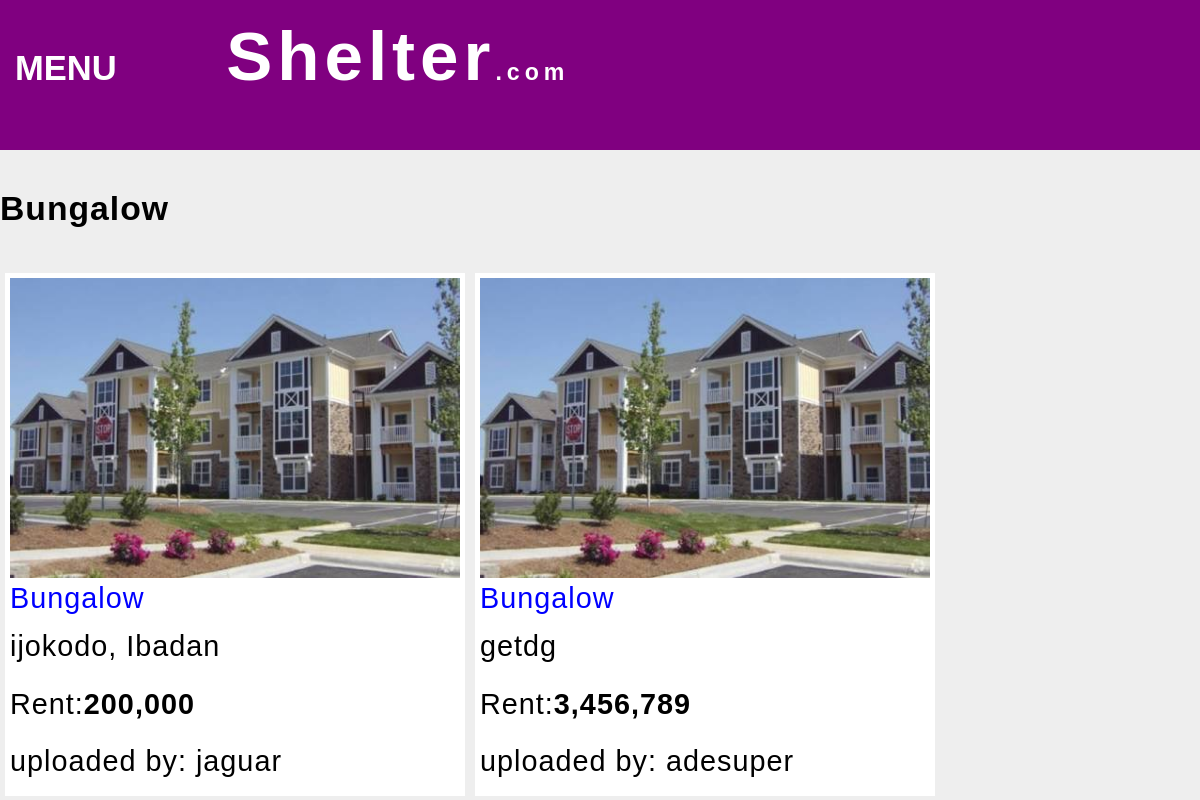
The page /categories/index.php?c=Bungalow on the database as committed earlier.
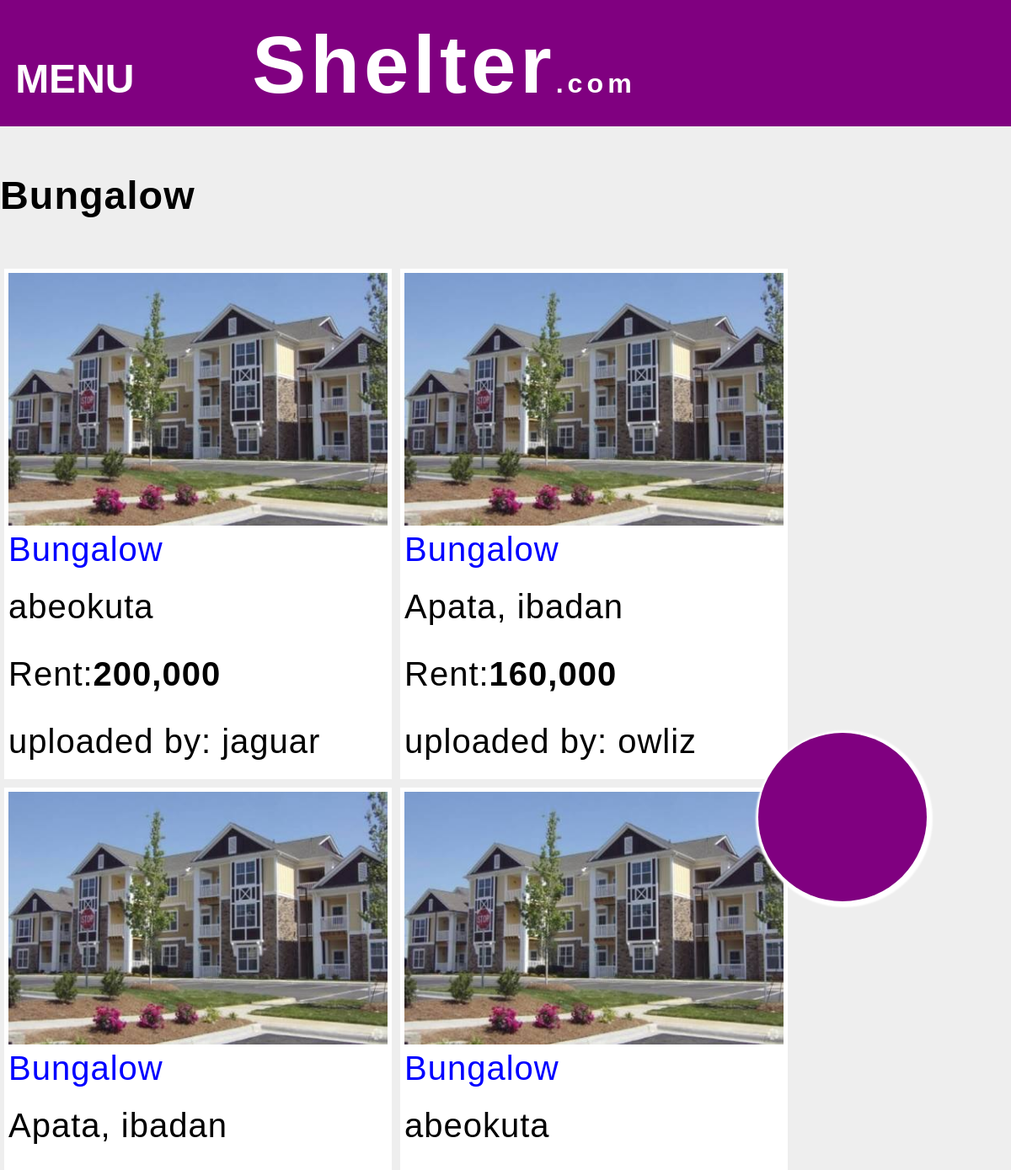
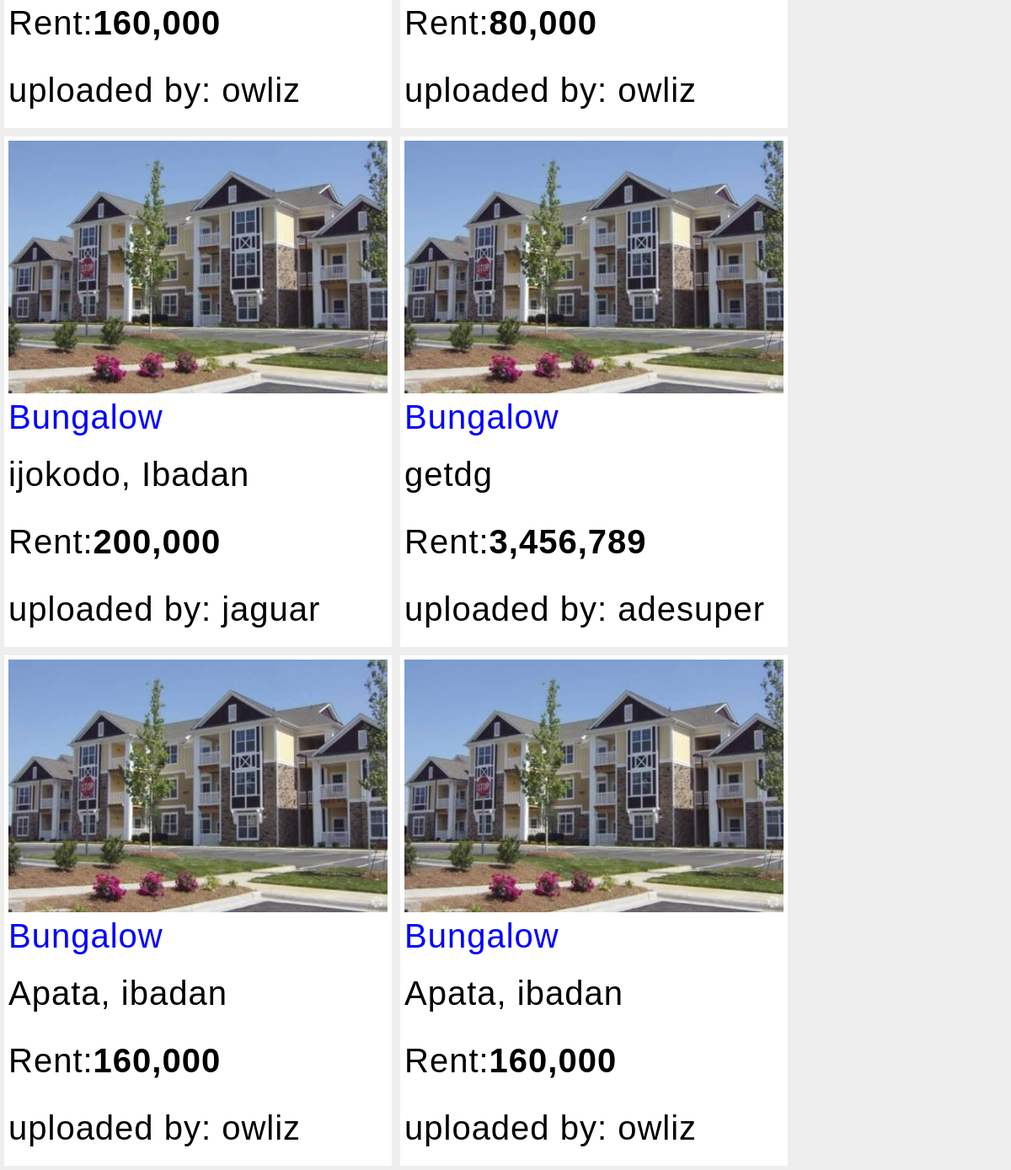
The same page on the database as committed later (2 pictures, top to bottom).
### tables this page shows
CREATE TABLE `properties` (
  `property_ID` char(20) NOT NULL,
  `directory` varchar(200) NOT NULL,
  `type` char(20) NOT NULL,
  `location` varchar(100) NOT NULL,
  `rent` mediumint(10) NOT NULL,
  `min_payment` char(20) NOT NULL,
  `bath` tinyint(2) NOT NULL,
  `toilet` tinyint(2) NOT NULL,
  `pumping_machine` char(5) NOT NULL,
  `borehole` char(5) NOT NULL,
  `well` char(5) NOT NULL,
  `tiles` char(5) NOT NULL,
  `parking_space` char(5) NOT NULL,
  `electricity` tinyint(3) NOT NULL,
  `road` tinyint(3) NOT NULL,
  `socialization` tinyint(3) NOT NULL,
  `security` tinyint(3) NOT NULL,
  `description` varchar(250) NOT NULL,
  `uploadby` char(20) NOT NULL,
  `date_uploaded` datetime NOT NULL,
  `timestamp` int(20) NOT NULL,
  `views` int(10) NOT NULL
);

### require/connexion.php (called while the page is built, shortened)
<?php
$root = "http://192.168.173.1/shelter";
?>

### categories/index.php (the view, shortened to what this page needs)
<!DOCTYPE>
<html>
<link href="../css/general.css" type="text/css" rel="stylesheet" />
<link href="../css/header_styles.css" type="text/css" rel="stylesheet" />
<link href="../css/categories_styles.css" type="text/css" rel="stylesheet" />
<header>
<?php
require('../require/header.php');
?>
</header>
<body class="no-pic-background" id="body">
<div id="catalog-ball" onclick="javascript: showcatalog()"></div>
<?php
function display($directory,$id,$type,$location,$rent,$manager){
$propertyRoot = "../properties/".$directory;
if(file_exists($propertyRoot."/$id"."_01")){
	$imagesrc = $propertyRoot."/$id"."_01";
}
else if(file_exists($propertyRoot."/$id"."_02")){
	$imagesrc = $propertyRoot."/$id"."_02";
}
else if(file_exists($propertyRoot."/$id"."_03")){
	$imagesrc = $propertyRoot."/$id"."_03";
}
else if(file_exists($propertyRoot."/$id"."_04")){
	$imagesrc = $propertyRoot."/$id"."_04";
}
else{
	$imagesrc = "../properties/default.png";
}
$property = "<div class=\"category-property-box\">
<img class=\"category-property-image\" src=\"$imagesrc\" />
<div class=\"category-property-detail-container\" >
<span class=\"category-property-detail\"><a href=\"$propertyRoot\">$type</a></span>
<span class=\"category-property-detail\">$location</span>
<span class=\"category-property-detail\">Rent:<strong>".number_format($rent)."</strong></span>
<span class=\"category-property-detail\">uploaded by: $manager</span>
</div>
</div>";
echo $property;
}
?>
<div class="specific-category-container">
<?php
if(isset($_GET['c'])){
	$category = $_GET['c'];
$availableCategory = array("Flat","Duplex","Bungalow");
if(in_array($category,$availableCategory)){
	echo "<h3 style=\"display:block\">$category</h3>";
$getCategories = mysql_query("SELECT * FROM properties WHERE (type='$category') LIMIT 10");
if($getCategories){
	while($category = mysql_fetch_array($getCategories,MYSQL_ASSOC)){
	display($category['directory'],$category['property_ID'],$category['type'],$category['location'], $category['rent'], $category['uploadby']);
	}
}
	echo "</body></html>";
	exit();
			}
		}
?>

### require/header.php (shortened to what this page needs)
<?php
require('connexion.php');
?>
<div id="all-header-container">
<div id="top-nav-bar-container">
<div class="top-nav-bar" id="top-nav-bar-content">
<span id="basic-head">
<button id="menuicon" onclick="javascript:togglemenu()">MENU</button><span id="templogo"><a href="<?php echo $root ?>"><h1 style="display:inline; color:white;">Shelter</h1><h6 style="display:inline; color:white;" >.com</h6></a></span>
</span>
</div>
</div>
<div class="top-nav-bar" id="top-nav-bar-under" ></div>
</div>

### css/general.css (style rules this page uses)
html { font-size: 16px; font-weight:normal; line-height:1.2em; }
html,button,input,select,option { font-family: Helvetica,Georgia,"Century Gothic",Arial,sans-serif; }
h1,h2,h3,h4,h5,h6 { line-height:150%; }
a { color:blue; }
@media only screen and (min-device-width: 300px) and (max-device-width: 1000px) { body { max-width:1000px; min-width:300px; } }
@media only screen and (min-device-width: 300px) and (max-device-width: 1000px) { body { font-size:250%; letter-spacing: 1px; } }
@media only screen and (min-device-width: 300px) and (max-device-width: 1000px) { p,h1,h2,h3,h4,h5,h6,span,li,.inline-block,.inline-block-fullwidth { display:inline-block; max-height:1000px; } }
body { margin: 0px; }
button,input,select { font-size:100%; }
div.top-nav-bar,body { width:100%; }
p,a,li,label { line-height:1.4em; }
body.no-pic-background { background-color:#eeeeee; }
a { text-decoration:none; }
@media only screen and (min-device-width: 300px) and (max-device-width: 1000px) and (orientation: landscape) { body { font-size:180%; width:90%; } }

### css/header_styles.css (style rules this page uses)
@media only screen and (min-device-width: 300px) and (max-device-width: 1000px) { #top-nav-bar-container { display:block; } }
@media only screen and (min-device-width: 300px) and (max-device-width: 1000px) { #top-nav-bar-content { position:fixed; } }
@media only screen and (min-device-width: 300px) and (max-device-width: 1000px) { #menuicon { margin-right:20%; color:white; font-weight:bold; } }
@media only screen and (min-device-width: 300px) and (max-device-width: 1000px) { #templogo { font-size:120%; letter-spacing:5px; } }
@media only screen and (min-device-width: 300px) and (max-device-width: 1000px) { #top-nav-bar-under { display:block; } }
@media only screen and (min-device-width: 300px) and (max-device-width: 1000px) { .top-nav-bar { width:100%; height:150px; } }
#menuicon { background-color:inherit; border:none; font-size:120%; }
#top-nav-bar-content { background-color:purple; }
#templogo { display:inline-block; height:90%; width:20%; background-color:inherit; border-radius:10px 10px 0px 0px; padding-top:5px; margin-left:10px; }

### css/categories_styles.css (style rules this page uses)
@media only screen and (min-device-width: 300px) and (max-device-width: 1000px) { #catalog-ball { position:fixed; margin-top:60%; height:100px; padding-top:100px; font-size:300%; width:200px; border-radius:100px; background-color:purple; box-shadow:2px 2px 2px 5px white; margin-left:75%; text-align:center; color:white; } }
@media only screen and (min-device-width: 300px) and (max-device-width: 1000px) { .category-property-box { display:inline-block; width:450px; background-color:white; margin:5px; padding:5px; box-shadow:2px 2px 2px 2px #grey; } }
@media only screen and (min-device-width: 300px) and (max-device-width: 1000px) { img.category-property-image { display:block; width:100%; height:300px; } }
@media only screen and (min-device-width: 300px) and (max-device-width: 1000px) { div.category-property-detail-container { display:block; } }
@media only screen and (min-device-width: 300px) and (max-device-width: 1000px) { span.category-property-detail { line-height:200%; display:block; } }

Rows that differ between the two databases and show on the page:
added properties: type "Bungalow", location "abeokuta", rent "200,000", uploadby "jaguar"
added properties: type "Bungalow", location "Apata, ibadan", rent "160,000", uploadby "owliz"
added properties: type "Bungalow", location "Apata, ibadan", rent "160,000", uploadby "owliz"
added properties: type "Bungalow", location "abeokuta", rent "80,000", uploadby "owliz"
added properties: type "Bungalow", location "Apata, ibadan", rent "160,000", uploadby "owliz"
added properties: type "Bungalow", location "Apata, ibadan", rent "160,000", uploadby "owliz"
